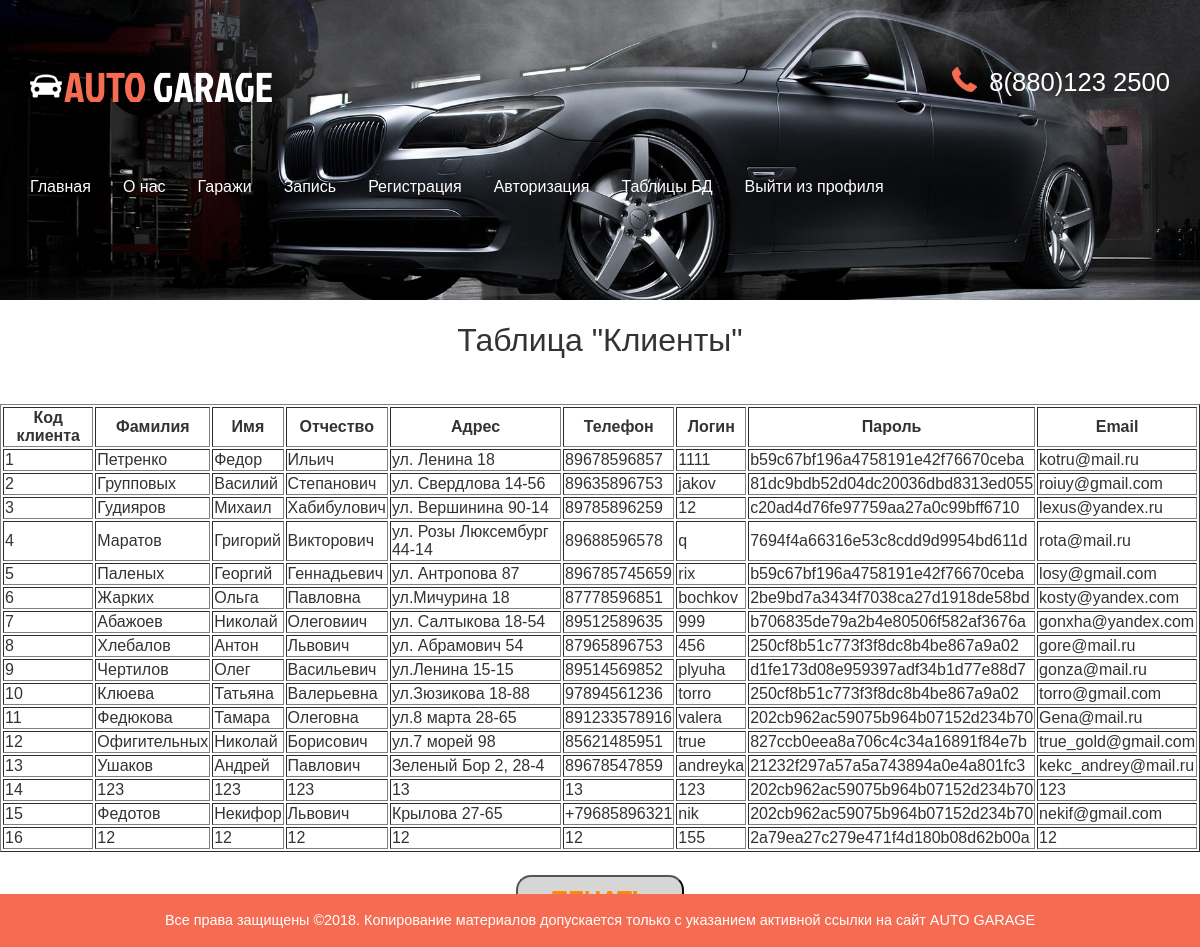
The page /users.php on the database its author committed.
### tables this page shows
CREATE TABLE `users` (
  `UserID` int(25) NOT NULL,
  `Surname` varchar(50) NOT NULL,
  `Name` varchar(50) NOT NULL,
  `Lastname` varchar(50) NOT NULL,
  `addres` varchar(100) NOT NULL,
  `phone` varchar(20) NOT NULL,
  `Username` varchar(65) NOT NULL,
  `Password` varchar(32) NOT NULL,
  `Email` varchar(255) NOT NULL
);

### users.php (the view, shortened to what this page needs)
<?php include "base.php"; ?>
<html>
<head>
<link href="css/bootstrap.css" rel='stylesheet' type='text/css' />
<link href="css/style.css" rel='stylesheet' type='text/css' />
</head>
<body>
<div class="banner banner2">
	 <div class="container">
	     <div class="header">
			 <div class="logo">
				 <h1><a href="index.php"><img src="images/car.png" alt=""/>AUTO <span>GARAGE</span></a></h1>
			 </div>
			 <div class="top_details">
				 <p><span></span> 8(880)123 2500</p>
				 </div>
			 <div class="clearfix"></div>
		 </div>
		 <nav class="navbar navbar-default">
			 	 <div class="collapse navbar-collapse nav-wil" id="bs-example-navbar-collapse-1">
				  <ul class="nav navbar-nav">
					<li><a href="admindex.php">Главная</a></li>
					<li><a href="admabout.php">О нас</a></li>
					<li><a href="admgallery.php">Гаражи</a></li>
					<li><a href="admzapis.php">Запись</a></li>
					<li><a href="admregistr.php">Регистрация</a></li>
					<li><a href="admautoriz.php">Авторизация</a></li>
					<li><a href="indexadmin.php">Таблицы БД</a></li>
					<li><a href="logout.php">Выйти из профиля</a></li>
				  </ul>
			 </div>
	      </nav>
	 </div>
</div>
<br><h1 align="center"> Таблица "Клиенты"</h1><br>
<table border=1 width=100% align="center">
 <tr>
<th>Код клиента</th>
<th>Фамилия</th>
<th>Имя</th>
<th>Отчество</th>
<th>Адрес</th>
<th>Телефон</th>
<th>Логин</th>
<th>Пароль</th>
<th>Email</th>
</tr>
<?php
$result=mysqli_query($conn, "SELECT *
                     from users")
or die(mysqli_error());
$myrow =mysqli_fetch_array($result);
do{
echo "<tr>";
echo
"<td>".$myrow["UserID"].
"</td>\n <td>".$myrow["Surname"].
"</td>\n <td>".$myrow["Name"].
"</td>\n <td>".$myrow["Lastname"].
"</td>\n <td>".$myrow["addres"].
"</td>\n <td>".$myrow["phone"].
"</td>\n <td>".$myrow["Username"].
"</td>\n <td>".$myrow["Password"].
"</td>\n <td>".$myrow["Email"].
"</td>\n";
echo "</tr>\n";
}
while ($myrow =mysqli_fetch_array($result));
?>
<br></table>
<br><center><button href="javascript://" onclick="print();" class="but2">Печать</button></center><br>
		<div class="footer2">
	 	      <div class="col-md-8 ftr2-bottom">
			<p>Все права защищены &copy<?php echo date("Y") ?>.  Копирование материалов допускается только с указанием активной ссылки на сайт <a href="index.php">AUTO GARAGE</a></p>
	 </div>
</div>
</body>
</html>

### css/style.css (style rules this page uses)
h4, h5, h6, h1, h2, h3 { margin: 0; }
ul, ol { margin: 0; padding:0; }
p { margin: 0; }
html, body { font-family: arial; font-size: 100%; background: #ffffff; height:100%; }
body a { transition:0.5s all; -webkit-transition:0.5s all; -moz-transition:0.5s all; -o-transition:0.5s all; -ms-transition:0.5s all; }
.banner { background:url(../images/bg4.jpg) no-repeat 0px -120px; background-size:cover; min-height:800px; }
.header { margin-top:4em; }
.logo { float:left; }
.logo h1 a { color:#F66C53; text-decoration:none; font-family:'JockeyOne-Regular'; font-size:1.3em; font-weight: normal; }
.logo h1 a img { margin-right:2px; vertical-align:initial; }
.logo h1 a span { color:#fff; }
.top_details { float:right; }
.top_details p { color:#fff; font-size:1.6em; margin-bottom:0.5em; }
.top_details p span { background: url(../images/phn.png) no-repeat 0px 0px; width: 25px; height: 29px; display: inline-block; margin-right: 5px; vertical-align: text-bottom; }
.navbar-default { background:none; border:none; }
.navbar-default ul li { display:inline-block; }
.navbar-default ul li a { display:block; color:#fff; text-decoration:none; padding:0 2em 0 0; }
.navbar-default .navbar-nav > li > a { color:#fff; }
.navbar-collapse { padding:0; }
.navbar { margin:4em 0; }
.footer2 { margin: 0px; position: fixed; left: 0; right: 0; bottom: 0; width: 100%; }
.ftr2-bottom { background: #F66C53; width:100%; padding:1em 0; text-align:center; margin: 0px;yyy }
.ftr2-bottom p { color: #fff; font-size: 0.9em; text-align:center; }
.ftr2-bottom p a { color:#fff; }
.banner2 { background: url(../images/bg4.jpg) no-repeat 0px -192px; background-size: cover; min-height: 300px; }

### rows shown on the page
users: UserID "1", Surname "Петренко", Name "Федор", Lastname "Ильич", addres "ул. Ленина 18", phone "89678596857", Username "1111", Password "b59c67bf196a4758191e42f76670ceba", Email "kotru@mail.ru"
users: UserID "2", Surname "Групповых", Name "Василий", Lastname "Степанович", addres "ул. Свердлова 14-56", phone "89635896753", Username "jakov", Password "81dc9bdb52d04dc20036dbd8313ed055", Email "roiuy@gmail.com"
users: UserID "3", Surname "Гудияров", Name "Михаил", Lastname "Хабибулович", addres "ул. Вершинина 90-14", phone "89785896259", Username "12", Password "c20ad4d76fe97759aa27a0c99bff6710", Email "lexus@yandex.ru"
users: UserID "4", Surname "Маратов", Name "Григорий", Lastname "Викторович", addres "ул. Розы Люксембург 44-14", phone "89688596578", Username "q", Password "7694f4a66316e53c8cdd9d9954bd611d", Email "rota@mail.ru"
users: UserID "5", Surname "Паленых", Name "Георгий", Lastname "Геннадьевич", addres "ул. Антропова 87", phone "896785745659", Username "rix", Password "b59c67bf196a4758191e42f76670ceba", Email "losy@gmail.com"
users: UserID "6", Surname "Жарких", Name "Ольга", Lastname "Павловна", addres "ул.Мичурина 18", phone "87778596851", Username "bochkov", Password "2be9bd7a3434f7038ca27d1918de58bd", Email "kosty@yandex.com"
users: UserID "7", Surname "Абажоев", Name "Николай", Lastname "Олеговиич", addres "ул. Салтыкова 18-54", phone "89512589635", Username "999", Password "b706835de79a2b4e80506f582af3676a", Email "gonxha@yandex.com"
users: UserID "8", Surname "Хлебалов", Name "Антон", Lastname "Львович", addres "ул. Абрамович 54", phone "87965896753", Username "456", Password "250cf8b51c773f3f8dc8b4be867a9a02", Email "gore@mail.ru"
users: UserID "9", Surname "Чертилов", Name "Олег", Lastname "Васильевич", addres "ул.Ленина 15-15", phone "89514569852", Username "plyuha", Password "d1fe173d08e959397adf34b1d77e88d7", Email "gonza@mail.ru"
users: UserID "10", Surname "Клюева", Name "Татьяна", Lastname "Валерьевна", addres "ул.Зюзикова 18-88", phone "97894561236", Username "torro", Password "250cf8b51c773f3f8dc8b4be867a9a02", Email "torro@gmail.com"
users: UserID "11", Surname "Федюкова", Name "Тамара", Lastname "Олеговна", addres "ул.8 марта 28-65", phone "891233578916", Username "valera", Password "202cb962ac59075b964b07152d234b70", Email "Gena@mail.ru"
users: UserID "12", Surname "Офигительных", Name "Николай", Lastname "Борисович", addres "ул.7 морей 98", phone "85621485951", Username "true", Password "827ccb0eea8a706c4c34a16891f84e7b", Email "true_gold@gmail.com"
users: UserID "13", Surname "Ушаков", Name "Андрей", Lastname "Павлович", addres "Зеленый Бор 2, 28-4", phone "89678547859", Username "andreyka", Password "21232f297a57a5a743894a0e4a801fc3", Email "kekc_andrey@mail.ru"
users: UserID "14", Surname "123", Name "123", Lastname "123", addres "13", phone "13", Username "123", Password "202cb962ac59075b964b07152d234b70", Email "123"
users: UserID "15", Surname "Федотов", Name "Некифор", Lastname "Львович", addres "Крылова 27-65", phone "+79685896321", Username "nik", Password "202cb962ac59075b964b07152d234b70", Email "nekif@gmail.com"
users: UserID "16", Surname "12", Name "12", Lastname "12", addres "12", phone "12", Username "155", Password "2a79ea27c279e471f4d180b08d62b00a", Email "12"
